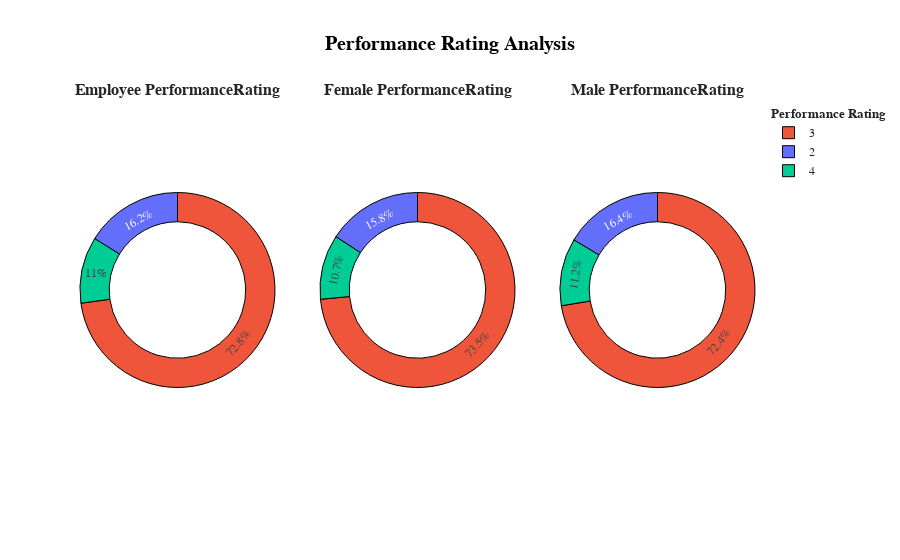

The notebook cell this image was saved under:
### Code cell
import plotly.graph_objects as go
from plotly.subplots import make_subplots
import plotly.offline as pyo

# Grouping and preparing data
att1 = df.groupby('PerformanceRating', as_index=False)['Age'].count()
att1['Count'] = att1['Age']
att1.drop('Age', axis=1, inplace=True)

att2 = df.groupby(['Gender', 'PerformanceRating'], as_index=False)['Age'].count()
att2['Count'] = att2['Age']
att2.drop('Age', axis=1, inplace=True)

colors = ['#636EFA', '#EF553B', '#00CC96', '#AB63FA', '#FFA15A']

# Create the subplots
fig = make_subplots(rows=1, cols=3, specs=[[{"type": "pie"}, {"type": "pie"}, {"type": "pie"}]],
                    subplot_titles=('<b>Employee PerformanceRating</b>', '<b>Female PerformanceRating</b>', '<b>Male PerformanceRating</b>'))

# Add the pie charts
fig.add_trace(go.Pie(values=att1['Count'], labels=att1['PerformanceRating'], hole=0.7,
                     marker_colors=colors, name='Employee PerformanceRating', showlegend=False), row=1, col=1)

fig.add_trace(go.Pie(values=att2[att2['Gender'] == 'Female']['Count'], labels=att2[att2['Gender'] == 'Female']['PerformanceRating'], hole=0.7,
                     marker_colors=colors, name='Female PerformanceRating', showlegend=False), row=1, col=2)

fig.add_trace(go.Pie(values=att2[att2['Gender'] == 'Male']['Count'], labels=att2[att2['Gender'] == 'Male']['PerformanceRating'], hole=0.7,
                     marker_colors=colors, name='Male PerformanceRating', showlegend=True), row=1, col=3)

# Update layout
fig.update_layout(title_x=0.5, template='simple_white', showlegend=True,
                  legend_title_text="<b style=\"font-size:90%;\">Performance Rating</b>",
                  title_text='<b style="color:black; font-size:120%;">Performance Rating Analysis</b>',
                  font_family="Times New Roman", title_font_family="Times New Roman")

fig.update_traces(marker=dict(line=dict(color='#000000', width=1)))

# Render the plot in the notebook
pyo.init_notebook_mode(connected=True)
pyo.iplot(fig)

### Figure 1 — Plotly figure (JSON) as saved in the notebook; plotly's stock layout.template omitted (floating-point values rounded to 4 significant figures)
{"data": [{"domain": {"x": [0, 0.2889], "y": [0, 1]}, "hole": 0.7, "labels": [2, 3, 4], "marker": {"colors": ["#636EFA", "#EF553B", "#00CC96", "#AB63FA", "#FFA15A"], "line": {"color": "#000000", "width": 1}}, "name": "Employee PerformanceRating", "showlegend": false, "type": "pie", "values": [194, 874, 132]}, {"domain": {"x": [0.3556, 0.6444], "y": [0, 1]}, "hole": 0.7, "labels": [2, 3, 4], "marker": {"colors": ["#636EFA", "#EF553B", "#00CC96", "#AB63FA", "#FFA15A"], "line": {"color": "#000000", "width": 1}}, "name": "Female PerformanceRating", "showlegend": false, "type": "pie", "values": [75, 349, 51]}, {"domain": {"x": [0.7111, 1], "y": [0, 1]}, "hole": 0.7, "labels": [2, 3, 4], "marker": {"colors": ["#636EFA", "#EF553B", "#00CC96", "#AB63FA", "#FFA15A"], "line": {"color": "#000000", "width": 1}}, "name": "Male PerformanceRating", "showlegend": true, "type": "pie", "values": [119, 525, 81]}], "layout": {"annotations": [{"font": {"size": 16}, "showarrow": false, "text": "<b>Employee PerformanceRating</b>", "x": 0.1444, "xanchor": "center", "xref": "paper", "y": 1, "yanchor": "bottom", "yref": "paper"}, {"font": {"size": 16}, "showarrow": false, "text": "<b>Female PerformanceRating</b>", "x": 0.5, "xanchor": "center", "xref": "paper", "y": 1, "yanchor": "bottom", "yref": "paper"}, {"font": {"size": 16}, "showarrow": false, "text": "<b>Male PerformanceRating</b>", "x": 0.8556, "xanchor": "center", "xref": "paper", "y": 1, "yanchor": "bottom", "yref": "paper"}], "autosize": true, "font": {"family": "Times New Roman"}, "legend": {"title": {"text": "<b style=\"font-size:90%;\">Performance Rating</b>"}}, "showlegend": true, "title": {"font": {"family": "Times New Roman"}, "text": "<b style=\"color:black; font-size:120%;\">Performance Rating Analysis</b>", "x": 0.5}}}
